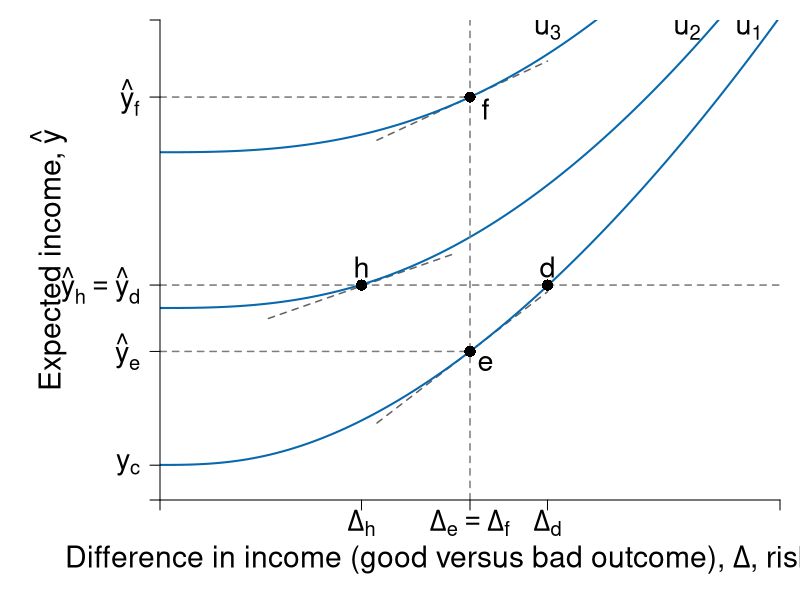

Source code (R):
#' Graph Designer: Scott Cohn + Simon Halliday
#' Authors: Bowles and Halliday
#' Title: Coordination, Conflict and Competition: A Text in Microeconomics

library("shape")

pdf(file = "risk/risk_averse_dara_c.pdf", width = 9, height = 7)

# Set parameters for graphics
axislabelsize <- 1.8
labelsize <- 1.725
namesize <- 1.8
annotatesize <- 1.5
graphlinewidth <- 2
segmentlinewidth <- 1.5

COL <- c("#7fc97f", "#beaed4", "#fdc086", "#ffff99", "#386cb0", "#f0027f", "#bf5b17", "#666666")
COLA <- c("#e0f3db", "#99d8c9","#66c2a4","#41ae76", "#238b45", "#005824")
COLB <- c("#c6dbef", "#4eb3d3", "#2b8cbe", "#0868ac","#084081")
COLC <- c("#fcfbfd", "#efedf5", "#dadaeb", "#bcbddc", "#9e9ac8", "#807dba", "#6a51a3", "#54278f", "#3f007d")
grays <- gray.colors(25, start = 1, end = 0, alpha = 1)

a <- c(2, 4, 6)
par(mar =  c(5, 8, 1, 1))
xlims <- c(0, 10)
ylims <- c(0, 40)


u <- function(y, delta, a = 3.5, b = 0.1, c = 2){
  y^a - b * delta^c
}

indiff <- function(u, delta, a = 1.5, b = 0.5, c = 4){
  (u + b * delta^c )^(1/a)
}

slopeA <- function(g, slope1 = 0.25, slope2 = 0.08){
  slope1 + 2*slope2*g
}

indiffA2 <- function(g, intercept = 7.8, slope1 = 0.25, slope2 = 0.055){
  intercept  + slope1*g + slope2*g^2
}

slopeA2 <- function(g, slope1 = 0.25, slope2 = 0.055){
  slope1 + 2*slope2*g
}


slopeA3 <- function(g, slope1 = 0.25, slope2 = 0.01){
  slope1 + 2*slope2*g
}

tangentline <- function(b, m, x){
  m*x + b
}

#Plot command 
plot(0, 0, xlim = xlims, ylim = ylims, 
     type = "n",
     xlab = expression(paste("")),
     ylab = expression(paste("")), 
     axes = FALSE,
     cex.lab = axislabelsize, 
     bty = "n", 
     xaxs = "i", 
     yaxs = "i"
)

y1 <- indiff(5, 0.5*xlims[2], c = 2.7)
y2 <- indiff(64, 0.5*xlims[2], c = 2.7) - 4
y3 <- indiff(156, 0.5*xlims[2], c = 2.7)

ticksx <- c(0, 0.325*xlims[2], 0.5*xlims[2], 0.625*xlims[2], xlims[2])
xlabels <- c(NA, expression(paste(Delta[h])), expression(paste(Delta[e] == Delta[f])), expression(paste(Delta[d])), NA)
ticksy <- c(0, 2.9, y1, y2, y3, ylims[2])
ylabels <- c(NA, expression(y[c]), expression(paste(hat(y)[e])), expression(paste(hat(y)[h] == hat(y)[d])), expression(paste(hat(y)[f])), NA)


#Axis labels and draw linear utility function
#mtext(expression(paste("Difference in income (good versus bad outcome), ", Delta, ", risk")), side = 1, line = 2.5, cex = axislabelsize)
text(-1.8, 0.5*ylims[2], expression(paste("Expected income, ", hat(y))), xpd = TRUE, cex = axislabelsize, srt = 90) 
text(0.45*xlims[2], -5, expression(paste("Difference in income (good versus bad outcome), ", Delta, ", risk")), xpd = TRUE, cex = axislabelsize) 

npts <- 500 
xx1 <- seq(xlims[1], xlims[2], length.out = npts)
xx2 <- seq(0.5*xlims[2] - 1.5, 0.5*xlims[2] + 1.25, length.out = npts)
xx3 <- seq(0.5*xlims[2] - 3.25, 0.5*xlims[2] - 0.25, length.out = npts)
# tangent lines
lines(xx2, tangentline(x = xx2, m = 3.97626, b = -7.500294), col = grays[22], lwd = segmentlinewidth, lty = 2)
lines(xx2, tangentline(x = xx2, m = 2.39591, b = 21.5975), col = grays[22], lwd = segmentlinewidth, lty = 2)

lines(xx3, tangentline(x = xx3, m = 1.8, b = 11.98), col = grays[22], lwd = segmentlinewidth, lty = 2)


# util curves
for (u in c(5, 64, 156) ) {
  lines(xx1, indiff(u, xx1, c = 2.7), col = COLB[4], lwd = graphlinewidth, lty = 1)  
}

# vertical delta segment
segments(0.5*xlims[2], 0, 0.5*xlims[2], ylims[2], col = grays[20], lwd = segmentlinewidth, lty = 2)

# horizontal segments
segments(0, y1, 0.5*xlims[2], y1, col = grays[20], lwd = segmentlinewidth, lty = 2)
segments(0, y2, indiff(5, 0.75*xlims[2], c = 2.7), y2, col = grays[20], lwd = segmentlinewidth, lty = 2)
segments(0, y3, 0.5*xlims[2], y3, col = grays[20], lwd = segmentlinewidth, lty = 2)

#axis
axis(1, at = ticksx, pos = 0, labels = xlabels, cex.axis = labelsize)
axis(2, at = ticksy, pos = 0, labels = ylabels, las = 1, cex.axis = labelsize)

# points
points(0.5*xlims[2], y1, pch = 16, col = "black", cex = 1.5)
points(0.325*xlims[2], y2, pch = 16, col = "black", cex = 1.5)
points(0.625*xlims[2], y2, pch = 16, col = "black", cex = 1.5)
points(0.5*xlims[2], y3, pch = 16, col = "black", cex = 1.5)

# label points
text(0.5*xlims[2] + 0.25, y1 - 1, expression(paste(e)), cex = labelsize)
text(0.325*xlims[2], y2 + 1.5, expression(paste(h)), cex = labelsize)
text(0.625*xlims[2], y2 + 1.5, expression(paste(d)), cex = labelsize)
text(0.5*xlims[2] + 0.25, y3 - 1, expression(paste(f)), cex = labelsize)

# label indiff
text(0.95*xlims[2], 0.98*ylims[2], expression(paste(u[1])), cex = labelsize)
text(0.85*xlims[2], 0.98*ylims[2], expression(paste(u[2])), cex = labelsize)
text(0.625*xlims[2], 0.98*ylims[2], expression(paste(u[3])), cex = labelsize)

dev.off() 
